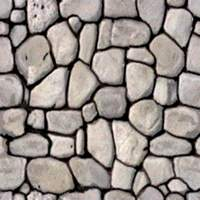
%> input picture 3 Texture Quilting/rock_wall.jpg, 200 x 200 px
$ octave texturequilt.m   (GNU Octave 9; MATLAB toolbox functions it lacks are replaced by stand-ins)
%> lines starting %> are read from the running program, lines starting %| are printed output that depends on the picture
### 3 Texture Quilting/sampletiles.m
function tile_vec = sampletiles(sampleI,tilesize,overlap)


%
%  sample tiles of a given size from a sample image
%
% INPUTS:
%  sampleI: grayscale image to sample from
%  tilesize: the size of the tiles, assumed square
%  overlap: set to "true" to extract overlapping tiles
%           "false" to extract non-overlapping tiles
%           setting to "false" will produce many more
%           tiles.
%
%  OUTPUTS:
%   tile_vec:  a 2D array of size:  tilesize^2  by  numtiles
%              each column of the matrix contains the grayscale
%              values of a tile reshaped into a vector
%
%
% It is generally better to use overlapping tiles in order
% to have a bigger database.  If you are running out of memory
% or testing your code, you may set overlap=false in order to
% test with a much smaller set of sample tiles
%

% extract a bunch of tiles from the image
if (~overlap)
  fprintf('sampling non-overlapping tiles\n');
  %crop our sample texture to be a multiple of tilesize
  croppedsize = floor(size(sampleI)/tilesize)*tilesize;
  sampleI = sampleI(1:croppedsize(1),1:croppedsize(2));
  %grab distinct (non-overlapping) tiles from the sample image
  tile_vec = im2col(sampleI,[tilesize tilesize],'distinct');
else
  fprintf('sampling overlapping tiles\n');
  %extract all tilesize by tilesize sub regions of an image
  tile_vec = im2col(sampleI,[tilesize tilesize],'sliding');
end
nsampletiles = size(tile_vec,2);
fprintf('%d tiles found\n',nsampletiles);

%randomize the order of the tiles in our database
% in case we later want to shrink the database
% first generate a random permultation of the numbers 1:nsampletiles
perm = randperm(nsampletiles);
%reorder the entries in tile vec using this permutation
tile_vec = tile_vec(:,perm);

### 3 Texture Quilting/synth_paste.m
%
% synthesize an output image given a set of tile indices
% by simply pasting the tiles into the output array (no blending)
%
%  tindex : array containing the tile indices to use
%  tile_vec : array containing the tiles
%  tilesize : the size of the tiles  (should be sqrt of the size of the tile vectors)
%  overlap : overlap amount between tiles
%
function output = synth_paste(tindex,tile_vec,tilesize,overlap)

if (tilesize ~= sqrt(size(tile_vec,1)))
  error('tilesize does not match the size of vectors in tile_vec');
end

% compute size of output image, it will be square
% each tile contributes this much to the final output image width.
tilewidth = tilesize-overlap;
outputsize = size(tindex)*tilewidth+overlap;

output = zeros(outputsize(1),outputsize(2));
for i = 1:size(tindex,1)
  for j = 1:size(tindex,2)
     ioffset = (i-1)*tilewidth;
     joffset = (j-1)*tilewidth;

     %grab the selected tile
     tile_image = tile_vec(:,tindex(i,j));

     %reshape it from a vector to a square
     tile_image = reshape(tile_image,tilesize,tilesize);

     %paste it down into the output image
     output((1:tilesize)+ioffset,(1:tilesize)+joffset) = tile_image;
  end
end

### 3 Texture Quilting/synth_quilt.m
function output = synth_quilt(tindex,tile_vec,tilesize,overlap)
%
% synthesize an output image given a set of tile indices
% where the tiles overlap, stitch the images together
% by finding an optimal seam between them
%
%  tindex : array containing the tile indices to use
%  tile_vec : array containing the tiles
%  tilesize : the size of the tiles  (should be sqrt of the size of the tile vectors)
%  overlap : overlap amount between tiles
%
%  output : the output image

if (tilesize ~= sqrt(size(tile_vec,1)))
  error('tilesize does not match the size of vectors in tile_vec');
end

% 1. set up size
tilewidth = tilesize-overlap;
outputsize = size(tindex)*tilewidth+overlap;

% 2. stitch each row into a separate image by repeatedly calling stitch()
RowI = zeros(tilesize,outputsize(2),outputsize(1));
for i = 1:size(tindex,1)
  % reshape the first tile in the row from a vector to a square
  row_image = reshape(tile_vec(:,tindex(i,1)),tilesize,tilesize);
  for j = 2:size(tindex,2)
     % reshape the other tiles in this row from a vector to a square
     tile_image = reshape(tile_vec(:,tindex(i,j)),tilesize,tilesize);
     row_image = stitch(row_image, tile_image, overlap);
  end;
  RowI(:,:,i) = row_image;
end;

% 3. stitch the rows together into the final result
% (calling stitch function on transposed row images and then transpose the result back)
output = transpose(RowI(:,:,1));
for i = 2:size(tindex,1)
    output = stitch(output,transpose(RowI(:,:,i)),overlap);
end
output = transpose(output);

### 3 Texture Quilting/shortest_path.m
function [path] = shortest_path(costs)

%
% given a 2D array of costs, compute the minimum cost vertical path
% from top to bottom which, at each step, either goes straight or
% one pixel to the left or right.
%
% costs:  a HxW array of costs
%
% path: a Hx1 vector containing the indices (values in 1...W) for
%       each step along the path
%

% 1. find minimum cost by dynamic programming
dpCost = zeros(size(costs));
dpCost(1,:) = costs(1,:);
for i=2:size(dpCost,1)
     dpCost(i,1) = costs(i,1) + min(dpCost(i-1,1), dpCost(i-1,2)); %left most path
     for j=2:size(dpCost,2)-1
         dpCost(i,j) = costs(i,j) + min([dpCost(i-1,j-1), dpCost(i-1,j), dpCost(i-1,j+1)]);
     end
     dpCost(i,end) = costs(i,end) + min(dpCost(i-1,end-1), dpCost(i-1,end)); %right most path
end

%2. get path by backtracking
path = zeros(size(dpCost,1),1);
[~, minpos] = min(dpCost(end, 1:end));
path(end,1) = minpos;
for i=size(dpCost,1)-1:-1:1
    for j=1:size(dpCost,2)
        if minpos > 1 && dpCost(i,minpos-1) == min(dpCost(i,minpos-1:min(minpos+1,size(dpCost,2))))
            minpos = minpos-1;
        elseif minpos < size(dpCost,2) && (dpCost(i,minpos+1) == min(dpCost(i,max(minpos-1,1):minpos+1)))
            minpos = minpos+1;
        end
        path(i,1) = minpos;
    end
end

end

### 3 Texture Quilting/stitch.m
function [result] = stitch(leftI,rightI,overlap)

%
% stitch together two grayscale images with a specified overlap
%
% leftI : the left image of size (H x W1)
% rightI : the right image of size (H x W2)
% overlap : the width of the overlapping region.
%
% result : an image of size H x (W1+W2-overlap)
%
if (size(leftI,1)~=size(rightI,1)) % make sure the images have compatible heights
  error('left and right image heights are not compatible');
end

% 1. get the overlapped region
overlapLeft = leftI(:,end-overlap+1:end);
overlapRight = rightI(:,1:overlap);

% 2. compute the seam
path = shortest_path(double(abs(overlapLeft - overlapRight)));

% 3. stitch together
w = (size(leftI,2) + size(rightI,2) - overlap);
result = zeros(size(leftI,1),w);
for i = 1:size(result,1)
    k = path(i);
    for j = 1:size(result,2)
        if j < size(leftI,2)- overlap + path(i)
            result(i,j) = leftI(i,j);
        else
            result(i,j) = rightI(i,k);
            k = k+1;
        end
    end
end

end

### 3 Texture Quilting/texturequilt.m
% This script implements a version of texture quilting based on the paper
%
% " Image Quilting for Texture Synthesis and Transfer",
%  A. Efros, W. Freeman, SIGGRAPH 2001
%
%
% Given an input sample texture image, synthesize a new image
% of a given dimensions by pasting down blocks of the original
% input and then quilting together the edges to give a nice
% looking result.
%

% parameters of the algorithm
imagefile = 'rock_wall.jpg';
ntilesout = [5 10];   % how many tiles wide and tall the output should be
tilesize = 30;    % the size of the tiles we paste down (assumed square)
overlap = 5;      % how much overlap should there be between neighboring tiles
K = 5;            %number of top candidate matches we choose from
alltiles = true;  %use overlapping sample tiles, setting this to false
                 % will generate fewer tiles in the databse

% load in our texture example image and resize it
sampleI = imresize(im2double(rgb2gray(imread(imagefile))),0.5);
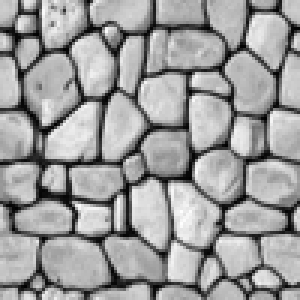
%> sampleI: size 100x100 double (shown 3 times larger); min -0.0303, max 0.949, mean 0.575; drawn with min black and max white

% extract sample tiles from sampleI
tile_vec = sampletiles(sampleI,tilesize,alltiles);
%| 5041 tiles found
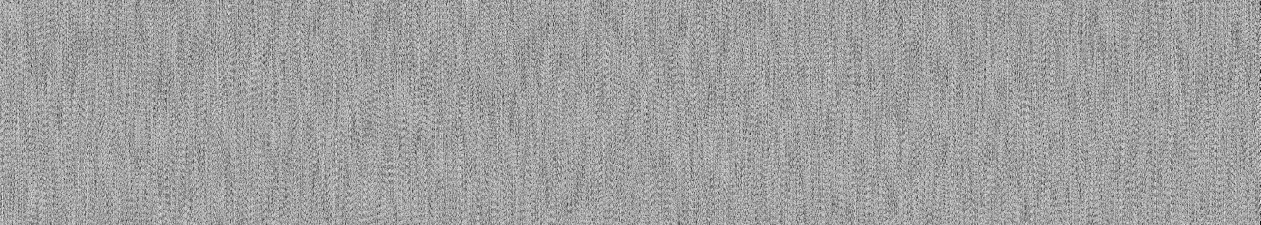
%> tile_vec: size 900x5041 double (shown at 1/4 size); min -0.0303, max 0.949, mean 0.584; drawn with min black and max white
nsampletiles = size(tile_vec,2);
%> nsampletiles = 5041
if (nsampletiles<K)
  error('sample tile database is not big enough!');
end

% define a mask for the right,left,top and bottom edges of a tile
% the mask should be 1 in the overlap zone and zero everywhere else
maskR = [zeros(tilesize,tilesize-overlap) ones(tilesize,overlap)];
maskL = [ones(tilesize,overlap) zeros(tilesize,tilesize-overlap)];
maskT = [ones(overlap,tilesize); zeros(tilesize-overlap,tilesize)];
maskB = [zeros(tilesize-overlap,tilesize); ones(overlap,tilesize)];

% get the indices of patch pixels that are in right,left,top and bottom
indR = find(maskR);
indL = find(maskL);
indT = find(maskT);
indB = find(maskB);

% now loop over output tiles
tindex = zeros(ntilesout);
for i = 1:ntilesout(1)
  for j = 1:ntilesout(2)
     % the first row and first column are a bit special because we don't have
     % tiles to the left or above us at that point.
     if i==1 && j==1 %the first tile we just choose at random as in version 0
       matches = 1:nsampletiles;
     elseif i==1 % first row (but not the first tile), only consider the tile to our left
         lefttile = tile_vec(:,tindex(i,j-1));
         strip = lefttile(indR); %the right strip of that tile
         % compare to the left strip of all our candidates
         matches = topkmatch(strip,tile_vec(indL,:),K);
     elseif j==1 % first column (but not first row)
         toptile = tile_vec(:,tindex(i-1,j));
         strip = toptile(indB); %the bottom strip of that tile above us
         % compare to the top of all our candidates
         matches = topkmatch(strip,tile_vec(indT,:),K);
     else % i>1 and j>1
         lefttile = tile_vec(:,tindex(i,j-1));
         stripR = lefttile(indR); %the right strip of that tile
         toptile = tile_vec(:,tindex(i-1,j));
         stripB = toptile(indB); %the bottom strip of that tile above us
         strip = [stripR;stripB];
         indLT = [indL;indT];
         % compare to the top of all our candidates
         matches = topkmatch(strip,tile_vec(indLT,:),K);
     end
     % choose one of the top K matches at random
     tindex(i,j) = matches(randi(K));
  end
end
%> after the loop, indLT = 300 values, max 875 at index 300, min 1 at index 1, mean 256.8; lefttile = 900 values, max 0.912 at index 639, min -0.0303 at index 578, mean 0.586; matches = [631 4299 4212 2789 403]; strip = 300 values, max 0.942 at index 207, min -0.0234 at index 199, mean 0.582; stripB = 150 values, max 0.942 at index 57, min -0.0234 at index 49, mean 0.53; stripR = 150 values, max 0.834 at index 98, min 0.0979 at index 65, mean 0.633; toptile = 900 values, max 0.942 at index 357, min -0.025 at index 648, mean 0.577

%synthesize output images based on the tile may stored in tindex
output_paste = synth_paste(tindex,tile_vec,tilesize,overlap);  %just paste down the tiles
%> in synth_paste, `outputsize = size(tindex)*tilewidth+overlap;`: outputsize = [130 255]
%> in synth_paste, `output = zeros(outputsize(1),outputsize(2));`: output: size 130x255 double; every value is 0
%> the loop in synth_paste, `for i = 1:size(tindex,1)` made 5 passes

output_quilt = synth_quilt(tindex,tile_vec,tilesize,overlap);  %quilt together the tiles... you should implement this function
%> the loop in synth_quilt, `for i = 1:size(tindex,1)` made 5 passes
%> pass 1, in synth_quilt, `row_image = reshape(tile_vec(:,tindex(i,1)),tilesize,tilesize);`:
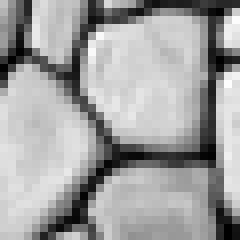
%> row_image: size 30x30 double (shown 8 times larger); min -0.0104, max 0.928, mean 0.582; drawn with min black and max white
%> the loop in synth_quilt, `for i = 2:size(tindex,1)` made 4 passes
%> w in stitch on passes 1 to 4: 55, 80, 105, 130
%> pass 1, in synth_quilt, `output = stitch(output,transpose(RowI(:,:,i)),overlap);`:
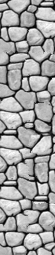
%> output: size 255x55 double; min -0.0303, max 0.949, mean 0.588; drawn with min black and max white
%> pass 2, in synth_quilt, `output = stitch(output,transpose(RowI(:,:,i)),overlap);`:
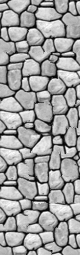
%> output: size 255x80 double; min -0.0303, max 0.949, mean 0.587; drawn with min black and max white
%> after the loop in synth_quilt, `for i = 2:size(tindex,1)`:
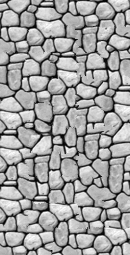
%> output: size 255x130 double; min -0.0303, max 0.949, mean 0.587; drawn with min black and max white
%> in synth_quilt, `output = transpose(output);`:
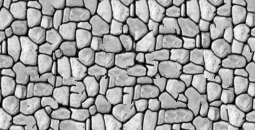
%> output: size 130x255 double; min -0.0303, max 0.949, mean 0.587; mean of the top-left, top-right, bottom-left and bottom-right quarters 0.588, 0.588, 0.588, 0.584; drawn with min black and max white

%display the output images
figure(3); subplot(3,1,1); imshow(sampleI); axis image;  title('original sample');
figure(3); subplot(3,1,2); imshow(output_paste); axis image;  title('synthesized, pasted');
figure(3); subplot(3,1,3); imshow(output_quilt); axis image;  title('synthesized, quilted');
